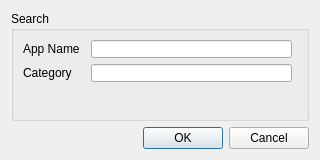
<?xml version="1.0" encoding="UTF-8"?>
<ui version="4.0">
 <class>Dialog</class>
 <widget class="QDialog" name="Dialog">
  <property name="geometry">
   <rect>
    <x>0</x>
    <y>0</y>
    <width>320</width>
    <height>160</height>
   </rect>
  </property>
  <property name="windowTitle">
   <string>Delete Document</string>
  </property>
  <property name="windowIcon">
   <iconset>
    <normaloff>../resources/icon.png</normaloff>../resources/icon.png</iconset>
  </property>
  <property name="modal">
   <bool>true</bool>
  </property>
  <layout class="QVBoxLayout" name="verticalLayout">
   <item>
    <widget class="QGroupBox" name="groupBox">
     <property name="title">
      <string>Search</string>
     </property>
     <layout class="QFormLayout" name="formLayout">
      <item row="0" column="0">
       <widget class="QLabel" name="label">
        <property name="text">
         <string>App Name</string>
        </property>
       </widget>
      </item>
      <item row="0" column="1">
       <widget class="QLineEdit" name="app">
        <property name="styleSheet">
         <string notr="true">margin : 0 5 px;</string>
        </property>
       </widget>
      </item>
      <item row="1" column="0">
       <widget class="QLabel" name="label_2">
        <property name="text">
         <string>Category</string>
        </property>
       </widget>
      </item>
      <item row="1" column="1">
       <widget class="QLineEdit" name="category">
        <property name="styleSheet">
         <string notr="true">margin : 0 5 px;</string>
        </property>
       </widget>
      </item>
     </layout>
    </widget>
   </item>
   <item>
    <widget class="QDialogButtonBox" name="buttonBox">
     <property name="orientation">
      <enum>Qt::Horizontal</enum>
     </property>
     <property name="standardButtons">
      <set>QDialogButtonBox::Cancel|QDialogButtonBox::Ok</set>
     </property>
    </widget>
   </item>
  </layout>
 </widget>
 <resources/>
 <connections>
  <connection>
   <sender>buttonBox</sender>
   <signal>accepted()</signal>
   <receiver>Dialog</receiver>
   <slot>accept()</slot>
   <hints>
    <hint type="sourcelabel">
     <x>248</x>
     <y>254</y>
    </hint>
    <hint type="destinationlabel">
     <x>157</x>
     <y>274</y>
    </hint>
   </hints>
  </connection>
  <connection>
   <sender>buttonBox</sender>
   <signal>rejected()</signal>
   <receiver>Dialog</receiver>
   <slot>reject()</slot>
   <hints>
    <hint type="sourcelabel">
     <x>316</x>
     <y>260</y>
    </hint>
    <hint type="destinationlabel">
     <x>286</x>
     <y>274</y>
    </hint>
   </hints>
  </connection>
 </connections>
</ui>
